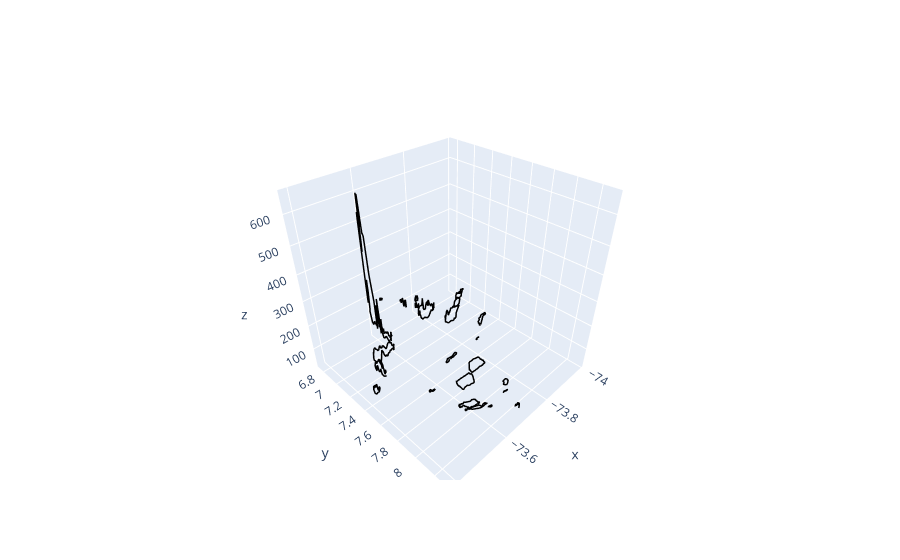

Notebook cell for this chart:
### Code cell
fig=go.Figure()
for i in campet['LINE_ID'].unique():
    #print(i)
    f=campet[campet['LINE_ID']==i]
    attr=campet_1[campet_1['LINE_ID']==i]
    #print(np.array(attr['ssGmStNm'])[0])

    nom='Compañia:'+np.array(attr['Compañia'])[0]+'<br>Estado:'+np.array(attr['Estado'])[0]+'<br>Información:'+str(np.array(attr['INFO'])[0])

    try:
        tip='Campo petrolífero '+np.array(attr['Campo'])[0]
    except:
        tip='_'
    #print(type(tip))
    fig.add_trace(go.Scatter3d(x=f['X'], y=f['Y'], z=f['Z'],
                    hovertemplate=nom,
                    mode='lines',
                    name=tip,line=dict(color='black',width=3),showlegend=False),)
fig.show()
